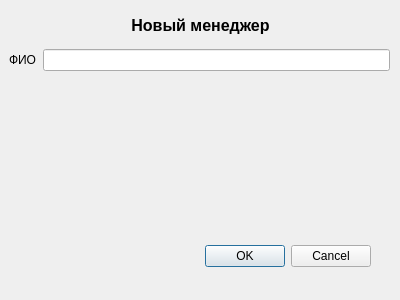
<?xml version="1.0" encoding="UTF-8"?>
<ui version="4.0">
 <class>newManager</class>
 <widget class="QDialog" name="newManager">
  <property name="geometry">
   <rect>
    <x>0</x>
    <y>0</y>
    <width>400</width>
    <height>300</height>
   </rect>
  </property>
  <property name="windowTitle">
   <string>Dialog</string>
  </property>
  <widget class="QDialogButtonBox" name="buttonBox">
   <property name="geometry">
    <rect>
     <x>30</x>
     <y>240</y>
     <width>341</width>
     <height>32</height>
    </rect>
   </property>
   <property name="orientation">
    <enum>Qt::Horizontal</enum>
   </property>
   <property name="standardButtons">
    <set>QDialogButtonBox::Cancel|QDialogButtonBox::Ok</set>
   </property>
  </widget>
  <widget class="QWidget" name="verticalLayoutWidget">
   <property name="geometry">
    <rect>
     <x>20</x>
     <y>10</y>
     <width>361</width>
     <height>31</height>
    </rect>
   </property>
   <layout class="QVBoxLayout" name="verticalLayout">
    <item>
     <widget class="QLabel" name="label">
      <property name="font">
       <font>
        <pointsize>12</pointsize>
        <weight>75</weight>
        <bold>true</bold>
       </font>
      </property>
      <property name="text">
       <string>Новый менеджер</string>
      </property>
      <property name="alignment">
       <set>Qt::AlignCenter</set>
      </property>
     </widget>
    </item>
   </layout>
  </widget>
  <widget class="QWidget" name="formLayoutWidget">
   <property name="geometry">
    <rect>
     <x>9</x>
     <y>49</y>
     <width>381</width>
     <height>181</height>
    </rect>
   </property>
   <layout class="QFormLayout" name="formLayout">
    <item row="0" column="0">
     <widget class="QLabel" name="info">
      <property name="text">
       <string>ФИО</string>
      </property>
     </widget>
    </item>
    <item row="0" column="1">
     <widget class="QLineEdit" name="FIO"/>
    </item>
   </layout>
  </widget>
 </widget>
 <resources/>
 <connections>
  <connection>
   <sender>buttonBox</sender>
   <signal>accepted()</signal>
   <receiver>newManager</receiver>
   <slot>accept()</slot>
   <hints>
    <hint type="sourcelabel">
     <x>248</x>
     <y>254</y>
    </hint>
    <hint type="destinationlabel">
     <x>157</x>
     <y>274</y>
    </hint>
   </hints>
  </connection>
  <connection>
   <sender>buttonBox</sender>
   <signal>rejected()</signal>
   <receiver>newManager</receiver>
   <slot>reject()</slot>
   <hints>
    <hint type="sourcelabel">
     <x>316</x>
     <y>260</y>
    </hint>
    <hint type="destinationlabel">
     <x>286</x>
     <y>274</y>
    </hint>
   </hints>
  </connection>
 </connections>
</ui>
